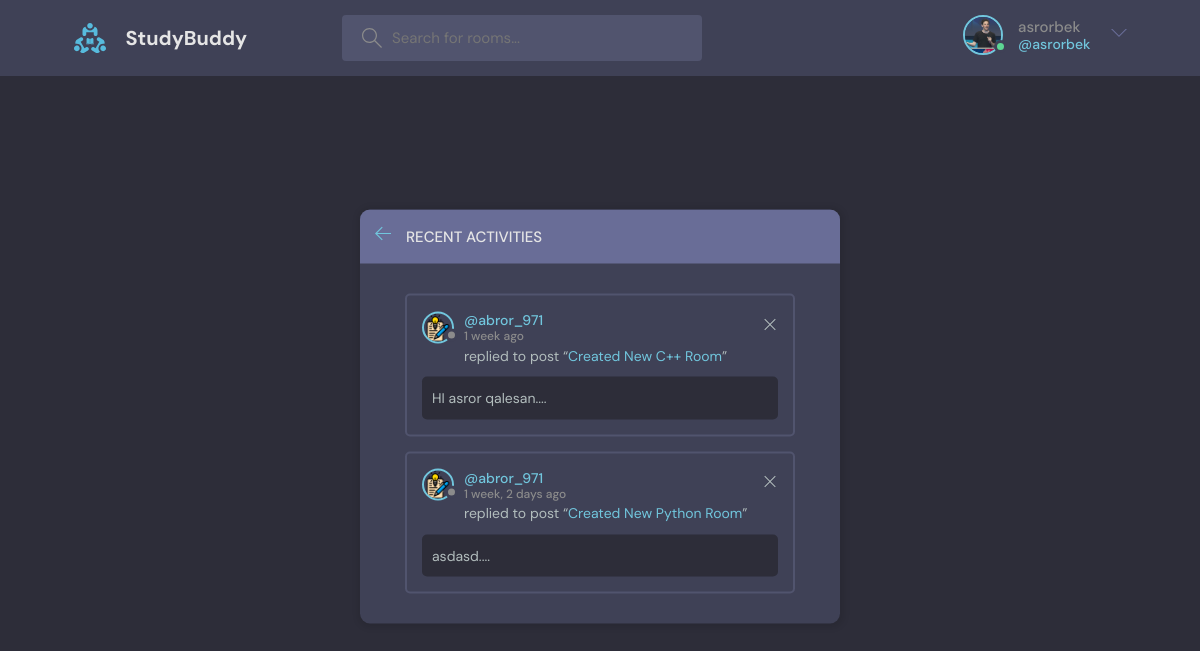
/activity (signed in), run on the app's committed database.
### base/models.py (models this page shows, shortened)
class User(AbstractUser):
  name = models.CharField(max_length=200, null=True)
  email = models.EmailField(unique=True, null=True)
  bio = models.TextField(null=True)
  avatar = models.ImageField(null=True, default="avatar.svg")
  USERNAME_FIELD = 'email'
  REQUIRED_FIELDS = []

class Message(models.Model):
  user = models.ForeignKey(User, on_delete=models.CASCADE, default=None)
  room = models.ForeignKey(Room, on_delete=models.CASCADE, default=None)
  body = models.TextField(default=None)
  updated = models.DateTimeField(auto_now=True)
  created = models.DateTimeField(auto_now_add=True)
  class Meta:
    db_table = "Message"
    ordering = ["-created", "-updated"]

class Room(models.Model):
  host = models.ForeignKey(User, on_delete=models.CASCADE, default=None)
  topic = models.ForeignKey(Topic, on_delete=models.CASCADE, default=None)
  name = models.CharField(max_length=200, default=None)
  participants = models.ManyToManyField(User, related_name='participants', blank=True)
  description = models.TextField(default=None)
  updated = models.DateTimeField(auto_now=True)
  created = models.DateTimeField(auto_now_add=True)
  class Meta:
    db_table = "Room"
    ordering = ["-created", "-updated"]

### base/views.py (the view)
# urls.py: path('activity', views.activityPage, name="acticity"),
def activityPage(request):
  room_messages = Message.objects.filter()
  return render(request, 'activity.html', {'room_messages': room_messages})

### templates/activity.html
{% extends 'main.html' %}
{% block content %}
  <main class="layout">
    <div class="container">
      <div class="layout__box">
        <div class="layout__boxHeader">
          <div class="layout__boxTitle">
            <a href="{% url 'home' %}">
              <svg version="1.1" xmlns="http://www.w3.org/2000/svg" width="32" height="32" viewBox="0 0 32 32">
                <title>arrow-left</title>
                <path
                  d="M13.723 2.286l-13.723 13.714 13.719 13.714 1.616-1.611-10.96-10.96h27.625v-2.286h-27.625l10.965-10.965-1.616-1.607z"
                ></path>
              </svg>
            </a>
            <h3>Recent Activities</h3>
          </div>
        </div>
        <div class="activities-page layout__body">
          {% for message in room_messages %}
            <div class="activities__box">
              <div class="activities__boxHeader roomListRoom__header">
                <a href="{% url 'user-profile' message.user.id %}" class="roomListRoom__author">
                  <div class="avatar avatar--small">
                    <img src="/static/images/{{ message.user.avatar.url }}"/>
                  </div>
                  <p>
                    @{{ message.user.username }}
                    <span>{{ message.created|timesince }} ago</span>
                  </p>
                </a>
                <div class="roomListRoom__actions">
                  <a href="{% url 'delete-message' message.id %}">
                    <svg version="1.1" xmlns="http://www.w3.org/2000/svg" width="32" height="32" viewBox="0 0 32 32">
                      <title>remove</title>
                      <path
                        d="M27.314 6.019l-1.333-1.333-9.98 9.981-9.981-9.981-1.333 1.333 9.981 9.981-9.981 9.98 1.333 1.333 9.981-9.98 9.98 9.98 1.333-1.333-9.98-9.98 9.98-9.981z"
                      ></path>
                    </svg>
                  </a>
                </div>
              </div>
              <div class="activities__boxContent">
                <p>replied to post “<a href="{% url 'room' message.room.id %}">{{ message.room.name }}</a>”</p>
                <div class="activities__boxRoomContent">
                  {{ message.body }}....
                </div>
              </div>
            </div>
          {% endfor %}
        </div>
      </div>
    </div>
  </main>
{% endblock content %}

### templates/navbar.html (shortened to what this page needs)
{% load static %}
<header class="header header--loggedIn">
  <div class="container">
    <a href="{% url 'home' %}" class="header__logo">
      <img src="{% static 'images/logo.svg' %}"/>
      <h1>StudyBuddy</h1>
    </a>
    <form class="header__search" method="get" action="{% url 'home' %}">
      <label>
        <input placeholder="Search for rooms..." name="q" type="text"/>
      </label>
    </form>
    <nav class="header__menu">
      {% if request.user.is_authenticated %}
        <div class="header__user">
          <a href="{% url 'user-profile' request.user.id %}">
            <div class="avatar avatar--medium active">
              <img src="/static/images/{{ request.user.avatar.url }}"/>
            </div>
            <p>{{ request.user.username }}<span>@{{ request.user.username }}</span></p>
          </a>
          <button class="dropdown-button">
            <svg version="1.1" xmlns="http://www.w3.org/2000/svg" width="32" height="32" viewBox="0 0 32 32">
              <title>chevron-down</title>
              <path d="M16 21l-13-13h-3l16 16 16-16h-3l-13 13z"></path>
            </svg>
          </button>
        </div>
      {% endif %}
    </nav>
  </div>
</header>

### data on the page
User: user.avatar (picture), user.username "asrorbek"
Message: user.avatar (picture), user.username "abror_971", created "1 week", room.name "Created New C++ Room", body "HI asror qalesan"
Message: user.avatar (picture), user.username "abror_971", created "1 week, 2 days", room.name "Created New Python Room", body "asdasd"
